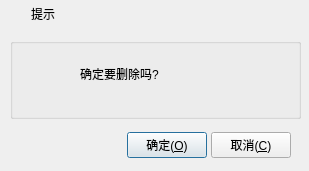
<?xml version="1.0" encoding="UTF-8"?>
<ui version="4.0">
 <class>frmMessageBox</class>
 <widget class="QDialog" name="frmMessageBox">
  <property name="geometry">
   <rect>
    <x>0</x>
    <y>0</y>
    <width>309</width>
    <height>171</height>
   </rect>
  </property>
  <property name="windowTitle">
   <string>提示</string>
  </property>
  <layout class="QVBoxLayout" name="verticalLayout">
   <property name="spacing">
    <number>0</number>
   </property>
   <property name="margin">
    <number>0</number>
   </property>
   <item>
    <widget class="QWidget" name="widget_title" native="true">
     <property name="sizePolicy">
      <sizepolicy hsizetype="Preferred" vsizetype="Fixed">
       <horstretch>0</horstretch>
       <verstretch>0</verstretch>
      </sizepolicy>
     </property>
     <property name="minimumSize">
      <size>
       <width>100</width>
       <height>28</height>
      </size>
     </property>
     <layout class="QHBoxLayout" name="horizontalLayout_2">
      <property name="spacing">
       <number>0</number>
      </property>
      <property name="margin">
       <number>0</number>
      </property>
      <item>
       <widget class="QLabel" name="lab_Ico">
        <property name="sizePolicy">
         <sizepolicy hsizetype="Minimum" vsizetype="Preferred">
          <horstretch>0</horstretch>
          <verstretch>0</verstretch>
         </sizepolicy>
        </property>
        <property name="minimumSize">
         <size>
          <width>31</width>
          <height>0</height>
         </size>
        </property>
        <property name="text">
         <string/>
        </property>
        <property name="alignment">
         <set>Qt::AlignCenter</set>
        </property>
       </widget>
      </item>
      <item>
       <widget class="QLabel" name="lab_Title">
        <property name="sizePolicy">
         <sizepolicy hsizetype="Expanding" vsizetype="Preferred">
          <horstretch>0</horstretch>
          <verstretch>0</verstretch>
         </sizepolicy>
        </property>
        <property name="styleSheet">
         <string notr="true">font: 10pt &quot;微软雅黑&quot;;</string>
        </property>
        <property name="text">
         <string>提示</string>
        </property>
        <property name="alignment">
         <set>Qt::AlignLeading|Qt::AlignLeft|Qt::AlignVCenter</set>
        </property>
       </widget>
      </item>
      <item>
       <widget class="QWidget" name="widget_menu" native="true">
        <property name="sizePolicy">
         <sizepolicy hsizetype="Minimum" vsizetype="Preferred">
          <horstretch>0</horstretch>
          <verstretch>0</verstretch>
         </sizepolicy>
        </property>
        <layout class="QHBoxLayout" name="horizontalLayout">
         <property name="spacing">
          <number>0</number>
         </property>
         <property name="margin">
          <number>0</number>
         </property>
         <item>
          <widget class="QPushButton" name="btnMenu_Close">
           <property name="sizePolicy">
            <sizepolicy hsizetype="Minimum" vsizetype="Expanding">
             <horstretch>0</horstretch>
             <verstretch>0</verstretch>
            </sizepolicy>
           </property>
           <property name="minimumSize">
            <size>
             <width>40</width>
             <height>0</height>
            </size>
           </property>
           <property name="cursor">
            <cursorShape>ArrowCursor</cursorShape>
           </property>
           <property name="focusPolicy">
            <enum>Qt::NoFocus</enum>
           </property>
           <property name="toolTip">
            <string>关闭</string>
           </property>
           <property name="text">
            <string/>
           </property>
           <property name="flat">
            <bool>true</bool>
           </property>
          </widget>
         </item>
        </layout>
       </widget>
      </item>
     </layout>
    </widget>
   </item>
   <item>
    <widget class="QWidget" name="widget_main" native="true">
     <property name="styleSheet">
      <string notr="true">font: 11pt &quot;微软雅黑&quot;;</string>
     </property>
     <widget class="QGroupBox" name="groupBox">
      <property name="geometry">
       <rect>
        <x>10</x>
        <y>10</y>
        <width>291</width>
        <height>81</height>
       </rect>
      </property>
      <property name="title">
       <string/>
      </property>
      <widget class="QLabel" name="labIcoMain">
       <property name="geometry">
        <rect>
         <x>10</x>
         <y>10</y>
         <width>45</width>
         <height>45</height>
        </rect>
       </property>
       <property name="styleSheet">
        <string notr="true">border-image: url(:/image/msg_info.png);</string>
       </property>
       <property name="text">
        <string/>
       </property>
      </widget>
      <widget class="QLabel" name="labInfo">
       <property name="geometry">
        <rect>
         <x>70</x>
         <y>10</y>
         <width>211</width>
         <height>51</height>
        </rect>
       </property>
       <property name="text">
        <string>确定要删除吗?</string>
       </property>
       <property name="scaledContents">
        <bool>false</bool>
       </property>
       <property name="wordWrap">
        <bool>true</bool>
       </property>
      </widget>
     </widget>
     <widget class="QWidget" name="layoutWidget">
      <property name="geometry">
       <rect>
        <x>20</x>
        <y>100</y>
        <width>271</width>
        <height>34</height>
       </rect>
      </property>
      <layout class="QHBoxLayout" name="horizontalLayout_3">
       <property name="spacing">
        <number>4</number>
       </property>
       <item>
        <spacer name="horizontalSpacer">
         <property name="orientation">
          <enum>Qt::Horizontal</enum>
         </property>
         <property name="sizeHint" stdset="0">
          <size>
           <width>40</width>
           <height>20</height>
          </size>
         </property>
        </spacer>
       </item>
       <item>
        <widget class="QPushButton" name="btnOk">
         <property name="sizePolicy">
          <sizepolicy hsizetype="Maximum" vsizetype="Maximum">
           <horstretch>0</horstretch>
           <verstretch>0</verstretch>
          </sizepolicy>
         </property>
         <property name="cursor">
          <cursorShape>PointingHandCursor</cursorShape>
         </property>
         <property name="focusPolicy">
          <enum>Qt::StrongFocus</enum>
         </property>
         <property name="styleSheet">
          <string notr="true"/>
         </property>
         <property name="text">
          <string>确定(&amp;O)</string>
         </property>
         <property name="icon">
          <iconset>
           <normaloff>:/image/update.png</normaloff>:/image/update.png</iconset>
         </property>
         <property name="iconSize">
          <size>
           <width>20</width>
           <height>20</height>
          </size>
         </property>
        </widget>
       </item>
       <item>
        <widget class="QPushButton" name="btnCancel">
         <property name="sizePolicy">
          <sizepolicy hsizetype="Maximum" vsizetype="Maximum">
           <horstretch>0</horstretch>
           <verstretch>0</verstretch>
          </sizepolicy>
         </property>
         <property name="cursor">
          <cursorShape>PointingHandCursor</cursorShape>
         </property>
         <property name="focusPolicy">
          <enum>Qt::StrongFocus</enum>
         </property>
         <property name="styleSheet">
          <string notr="true"/>
         </property>
         <property name="text">
          <string>取消(&amp;C)</string>
         </property>
         <property name="icon">
          <iconset>
           <normaloff>:/image/delete.png</normaloff>:/image/delete.png</iconset>
         </property>
         <property name="iconSize">
          <size>
           <width>20</width>
           <height>20</height>
          </size>
         </property>
        </widget>
       </item>
      </layout>
     </widget>
    </widget>
   </item>
  </layout>
 </widget>
 <resources/>
 <connections/>
</ui>
